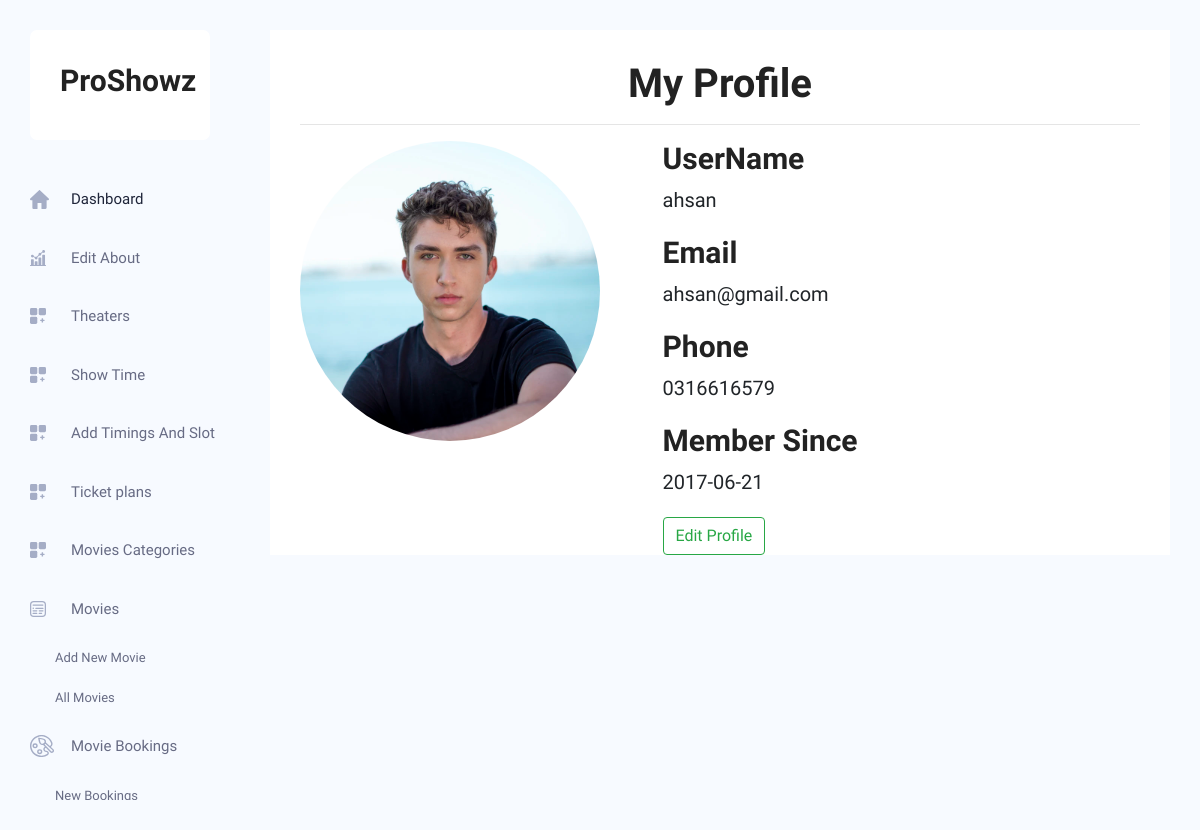
Page /profile.php?id=8 on the committed database.
### tables this page shows
CREATE TABLE `users` (
  `user_id` int(11) NOT NULL,
  `username` varchar(50) NOT NULL,
  `email` varchar(50) NOT NULL,
  `phone` varchar(50) NOT NULL,
  `password` varchar(50) NOT NULL,
  `c_password` varchar(50) NOT NULL,
  `role` int(11) NOT NULL,
  `user_image` varchar(50) NOT NULL,
  `member_since` date NOT NULL,
  `status` varchar(50) NOT NULL
);

### profile.php (the view, shortened to what this page needs)
<?php
include('header.php');
include 'connection.php';
$id =$_GET["id"];
$sql="SELECT * FROM `users` WHERE `user_id` = $id" ;
$result=mysqli_query($conn,$sql);
$row=mysqli_fetch_array($result);
?>
<body class="crm_body_bg">
<section class="main_content dashboard_part">
        <div class="main_content_iner ">
            <div class="container plr_30 body_white_bg pt_30">
            <div>
            <h1 class="text-center" style="font-size:40px;">My Profile</h1>
            <hr>
        </div>
         <div class="row">
             <div class="col-sm-5">
             <img src="<?php echo $row[7]?>" height="300" width="300" style="border-radius:200px;">
             </div>
            <div class="col-sm-7">
            <h2>UserName</h2>
            <div style="font-size:20px;">
            <?php echo $row[1] ?>
            </div>
            <h2 style="margin-top:20px;">Email</h2>
            <div style="font-size:20px;">
            <?php echo $row[2] ?>
            </div>
            <h2 style="margin-top:20px;">Phone</h2>
            <div style="font-size:20px;">
            <?php echo $row[3] ?>
            </div>
            <h2 style="margin-top:20px;">Member Since</h2>
            <div style="font-size:20px;">
            <?php echo $row[8] ?>
            </div>
           <button name="block" class="btn btn-outline-success" style="margin-top:20px;">Edit Profile</button>
            </div>
            </div>
         </div>
</div>
</section>
</body>

### rows in the picture
users: user_image (picture), username "ahsan", email "ahsan@gmail.com", phone "0316616579", member_since "2017-06-21"
